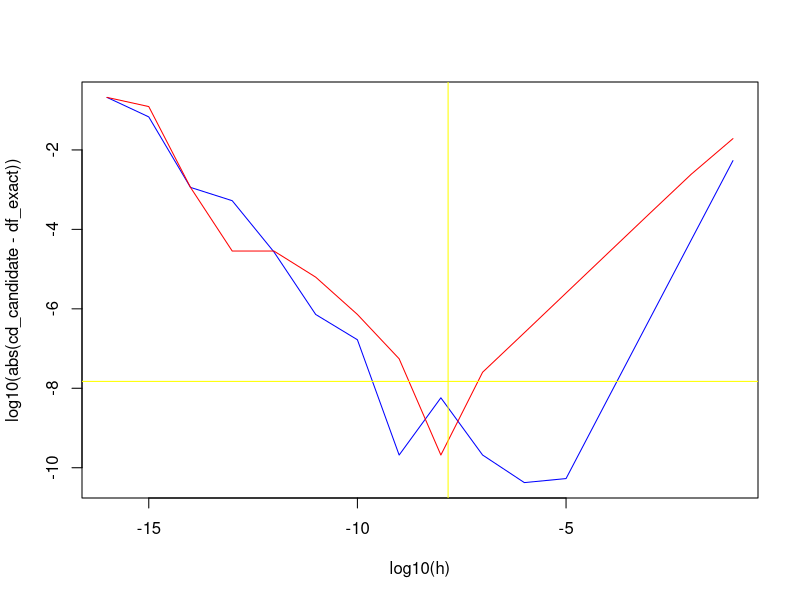

Here is the R script that generated this plot:
## ---- chunk 1
knitr::opts_chunk$set(echo = TRUE)
## ---- chunk 2
f = function(x) cos(sin(x)*cos(x))
df.exact = function(x) -cos(2*x)*sin(sin(x)*cos(x))
df.FD = function(x, h) (f(x + h) - f(x))/h
df.CD = function(x, h) (f(x+h) - f(x-h))/(2*h)
x <- pi/3
df_exact <- df.exact(x) ; df_exact
## ---- chunk 3
eps <- .Machine$double.eps
cd_candidate <- fd_candidate <- h <- numeric(16)


for (i in 1:16){
  h[i] <- 10^(-i)
  fd_candidate[i] <- df.FD(x,h[i])
  cd_candidate[i] <- df.CD(x,h[i])}

# Plotter både CD = rød og FD = blå i samme plot.
plot(log10(h),log10(abs(cd_candidate - df_exact)) , type = "l" , col = "blue")
lines(log10(h),log10(abs(fd_candidate - df_exact)) , col = "red")

abline(v = log10(sqrt(eps)), col = "yellow")
abline(h = log10(sqrt(eps)), col = "yellow")
## ---- chunk 4
h <- 1e-3
v1 <- df.FD(x, h)
v2 <- df.FD(x, 2*h)
v4 <- df.FD(x, 4*h)
order_ratio_FD <- (v2 - v4)/(v1 - v2) ;order_ratio_FD

v1 <- df.CD(x, h)
v2 <- df.CD(x, 2*h)
v4 <- df.CD(x, 4*h)
order_ratio_CD <- (v2 - v4)/(v1 - v2) ;order_ratio_CD
## ---- chunk 5

## ---- chunk 6

